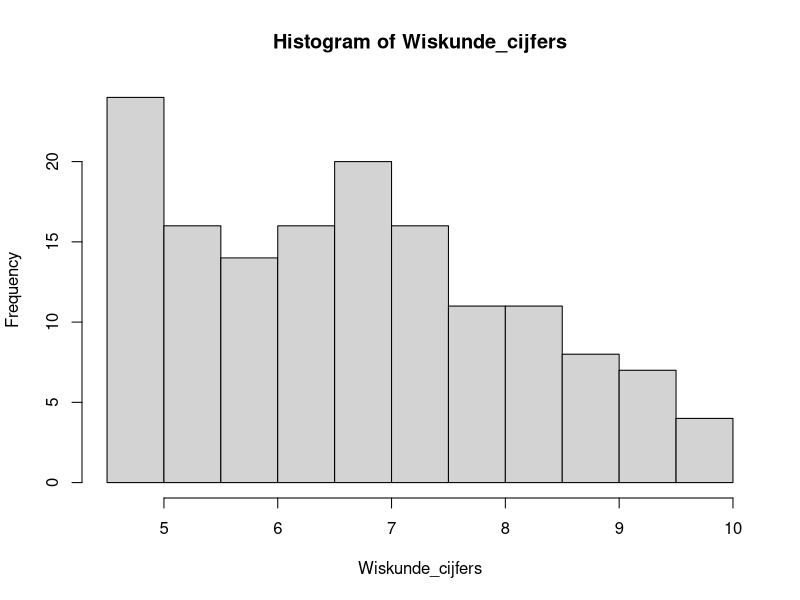

Here is the R script that generated this plot:
## ---- chunk 1
knitr::opts_chunk$set(echo = TRUE)
#opties voor themes: spacelab, readable, united, yeti
## ---- chunk 2
## inladen packages

## aanmaken dummydata
set.seed(0)
decimalen <- 2 * rnorm(160, 7.0, 1.9)
Wiskunde_cijfers <- (0.5 * round(decimalen))[decimalen <= 20 & decimalen >= 9]
## ---- chunk 3
hist(Wiskunde_cijfers)
## ---- chunk 4
library(nortest)
x <-rnorm(230)
ks.test(Wiskunde_cijfers, x)
lillie.test (Wiskunde_cijfers)

## ---- chunk 5
shapiro.test(Wiskunde_cijfers)
## ---- chunk 6
t.test(Wiskunde_cijfers, mu = 6.9) # testen of het gemiddelde van onze studenten afwijkt van het landelijk gemiddelde (6.9)
